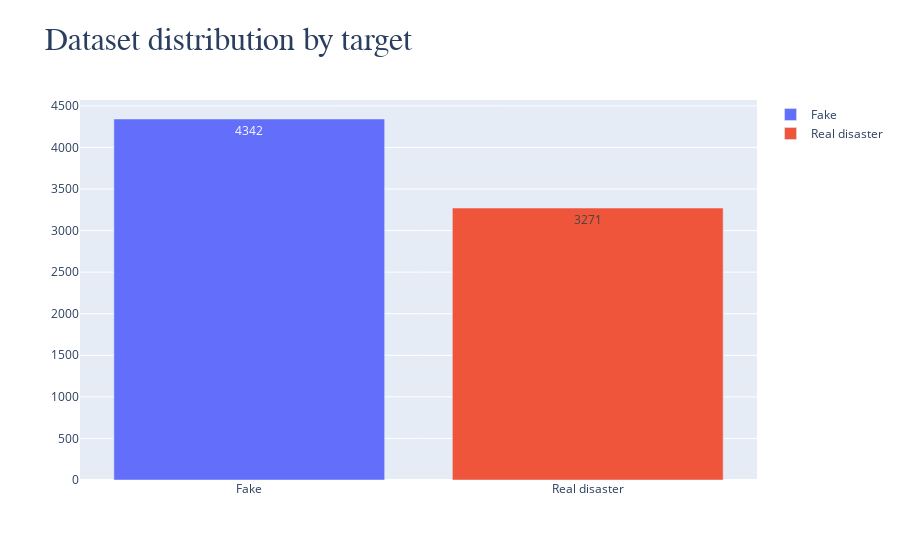

Notebook cell for this chart:
### Code cell
fig = go.Figure()
fig.add_trace(go.Bar(
    x=['Fake'],
    y=[balance_counts[0]],
    name='Fake',
    text=[balance_counts[0]],
    textposition='auto',
))
fig.add_trace(go.Bar(
    x=['Real disaster'],
    y=[balance_counts[1]],
    name='Real disaster',
    text=[balance_counts[1]],
    textposition='auto',
))
fig.update_layout(
    title='<span style="font-size:32px; font-family:Times New Roman">Dataset distribution by target</span>'
)
fig.show()

### Figure 1 — Plotly figure (JSON) as saved in the notebook; plotly's stock layout.template omitted (floating-point values rounded to 4 significant figures)
{"data": [{"name": "Fake", "text": ["4342"], "textposition": "auto", "type": "bar", "x": ["Fake"], "y": [4342]}, {"name": "Real disaster", "text": ["3271"], "textposition": "auto", "type": "bar", "x": ["Real disaster"], "y": [3271]}], "layout": {"title": {"text": "<span style=\"font-size:32px; font-family:Times New Roman\">Dataset distribution by target</span>"}}}
